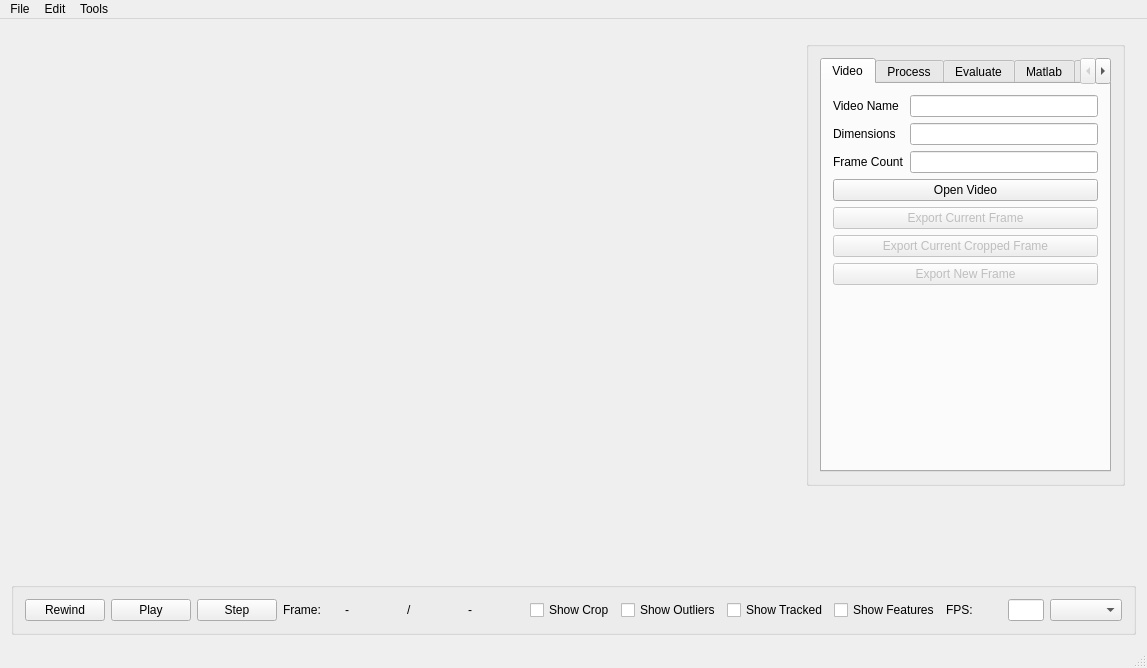
<?xml version="1.0" encoding="UTF-8"?>
<ui version="4.0">
 <class>MainWindow</class>
 <widget class="QMainWindow" name="MainWindow">
  <property name="geometry">
   <rect>
    <x>0</x>
    <y>0</y>
    <width>1147</width>
    <height>668</height>
   </rect>
  </property>
  <property name="sizePolicy">
   <sizepolicy hsizetype="Preferred" vsizetype="Expanding">
    <horstretch>0</horstretch>
    <verstretch>0</verstretch>
   </sizepolicy>
  </property>
  <property name="minimumSize">
   <size>
    <width>0</width>
    <height>0</height>
   </size>
  </property>
  <property name="maximumSize">
   <size>
    <width>16777215</width>
    <height>16777215</height>
   </size>
  </property>
  <property name="windowTitle">
   <string>Motion</string>
  </property>
  <widget class="QWidget" name="centralWidget">
   <property name="sizePolicy">
    <sizepolicy hsizetype="Preferred" vsizetype="Preferred">
     <horstretch>0</horstretch>
     <verstretch>0</verstretch>
    </sizepolicy>
   </property>
   <property name="minimumSize">
    <size>
     <width>0</width>
     <height>0</height>
    </size>
   </property>
   <layout class="QVBoxLayout" name="verticalLayout_2">
    <item>
     <widget class="QWidget" name="widget_2" native="true">
      <property name="sizePolicy">
       <sizepolicy hsizetype="Preferred" vsizetype="Preferred">
        <horstretch>0</horstretch>
        <verstretch>5</verstretch>
       </sizepolicy>
      </property>
      <property name="minimumSize">
       <size>
        <width>0</width>
        <height>0</height>
       </size>
      </property>
      <layout class="QHBoxLayout" name="horizontalLayout_2">
       <item>
        <widget class="QWidget" name="widget" native="true">
         <property name="minimumSize">
          <size>
           <width>0</width>
           <height>0</height>
          </size>
         </property>
         <layout class="QVBoxLayout" name="verticalLayout">
          <item>
           <widget class="QLabel" name="label">
            <property name="minimumSize">
             <size>
              <width>0</width>
              <height>0</height>
             </size>
            </property>
            <property name="text">
             <string/>
            </property>
           </widget>
          </item>
         </layout>
        </widget>
       </item>
       <item alignment="Qt::AlignTop">
        <widget class="QGroupBox" name="groupBox_2">
         <property name="sizePolicy">
          <sizepolicy hsizetype="Fixed" vsizetype="Maximum">
           <horstretch>0</horstretch>
           <verstretch>0</verstretch>
          </sizepolicy>
         </property>
         <property name="title">
          <string/>
         </property>
         <layout class="QVBoxLayout" name="verticalLayout_4">
          <item>
           <widget class="QTabWidget" name="tabWidget">
            <property name="currentIndex">
             <number>0</number>
            </property>
            <widget class="QWidget" name="videoInfoTab">
             <attribute name="title">
              <string>Video</string>
             </attribute>
             <layout class="QVBoxLayout" name="verticalLayout_6">
              <item>
               <layout class="QFormLayout" name="formLayout">
                <property name="fieldGrowthPolicy">
                 <enum>QFormLayout::AllNonFixedFieldsGrow</enum>
                </property>
                <item row="0" column="0">
                 <widget class="QLabel" name="videoNameLabel">
                  <property name="text">
                   <string>Video Name</string>
                  </property>
                 </widget>
                </item>
                <item row="0" column="1">
                 <widget class="QLineEdit" name="videoNameLineEdit">
                  <property name="readOnly">
                   <bool>true</bool>
                  </property>
                 </widget>
                </item>
                <item row="1" column="0">
                 <widget class="QLabel" name="dimensionsLabel">
                  <property name="text">
                   <string>Dimensions</string>
                  </property>
                 </widget>
                </item>
                <item row="1" column="1">
                 <widget class="QLineEdit" name="dimensionsLineEdit">
                  <property name="readOnly">
                   <bool>true</bool>
                  </property>
                 </widget>
                </item>
                <item row="3" column="0">
                 <widget class="QLabel" name="frameCountLabel_2">
                  <property name="text">
                   <string>Frame Count</string>
                  </property>
                 </widget>
                </item>
                <item row="3" column="1">
                 <widget class="QLineEdit" name="frameCountLineEdit">
                  <property name="readOnly">
                   <bool>true</bool>
                  </property>
                 </widget>
                </item>
               </layout>
              </item>
              <item>
               <widget class="QPushButton" name="openVideoButton">
                <property name="text">
                 <string>Open Video</string>
                </property>
               </widget>
              </item>
              <item>
               <widget class="QPushButton" name="exportCurrentFrameButton">
                <property name="enabled">
                 <bool>false</bool>
                </property>
                <property name="text">
                 <string>Export Current Frame</string>
                </property>
               </widget>
              </item>
              <item>
               <widget class="QPushButton" name="exportCurrentCroppedFrameButton">
                <property name="enabled">
                 <bool>false</bool>
                </property>
                <property name="text">
                 <string>Export Current Cropped Frame</string>
                </property>
               </widget>
              </item>
              <item>
               <widget class="QPushButton" name="exportNewFrameButton">
                <property name="enabled">
                 <bool>false</bool>
                </property>
                <property name="text">
                 <string>Export New Frame</string>
                </property>
               </widget>
              </item>
              <item>
               <spacer name="verticalSpacer_2">
                <property name="orientation">
                 <enum>Qt::Vertical</enum>
                </property>
                <property name="sizeHint" stdset="0">
                 <size>
                  <width>20</width>
                  <height>40</height>
                 </size>
                </property>
               </spacer>
              </item>
             </layout>
            </widget>
            <widget class="QWidget" name="processTab">
             <attribute name="title">
              <string>Process</string>
             </attribute>
             <layout class="QVBoxLayout" name="verticalLayout_3">
              <item>
               <widget class="QGroupBox" name="groupBox_5">
                <property name="title">
                 <string>Feature Detector</string>
                </property>
                <layout class="QVBoxLayout" name="verticalLayout_11">
                 <item>
                  <widget class="QRadioButton" name="gfttRadioButton">
                   <property name="enabled">
                    <bool>true</bool>
                   </property>
                   <property name="text">
                    <string>Good Features To Track</string>
                   </property>
                   <property name="checked">
                    <bool>true</bool>
                   </property>
                   <attribute name="buttonGroup">
                    <string notr="true">featureDetectionOptions</string>
                   </attribute>
                  </widget>
                 </item>
                 <item>
                  <widget class="QRadioButton" name="gftthRadioButton">
                   <property name="text">
                    <string>Good Features To Track (w. Harris)</string>
                   </property>
                   <attribute name="buttonGroup">
                    <string notr="true">featureDetectionOptions</string>
                   </attribute>
                  </widget>
                 </item>
                 <item>
                  <widget class="QRadioButton" name="siftRadioButton">
                   <property name="text">
                    <string>SIFT</string>
                   </property>
                   <attribute name="buttonGroup">
                    <string notr="true">featureDetectionOptions</string>
                   </attribute>
                  </widget>
                 </item>
                 <item>
                  <widget class="QRadioButton" name="surfRadioButton">
                   <property name="text">
                    <string>SURF</string>
                   </property>
                   <attribute name="buttonGroup">
                    <string notr="true">featureDetectionOptions</string>
                   </attribute>
                  </widget>
                 </item>
                 <item>
                  <widget class="QRadioButton" name="fastRadioButton">
                   <property name="text">
                    <string>FAST</string>
                   </property>
                   <attribute name="buttonGroup">
                    <string notr="true">featureDetectionOptions</string>
                   </attribute>
                  </widget>
                 </item>
                </layout>
                <zorder>gfttRadioButton</zorder>
                <zorder>fastRadioButton</zorder>
                <zorder>surfRadioButton</zorder>
                <zorder>siftRadioButton</zorder>
                <zorder>gftthRadioButton</zorder>
               </widget>
              </item>
              <item>
               <widget class="QPushButton" name="originalMotionButton">
                <property name="text">
                 <string>Process Old Video</string>
                </property>
               </widget>
              </item>
              <item>
               <widget class="QGroupBox" name="groupBox_6">
                <property name="title">
                 <string>New Camera Path</string>
                </property>
                <layout class="QVBoxLayout" name="verticalLayout_12">
                 <item>
                  <widget class="QCheckBox" name="maintainSalientFeatureCheckbox">
                   <property name="text">
                    <string>Keep Salient Feature Within Frame</string>
                   </property>
                  </widget>
                 </item>
                 <item>
                  <widget class="QCheckBox" name="centeredSalientFeatureCheckbox">
                   <property name="enabled">
                    <bool>false</bool>
                   </property>
                   <property name="text">
                    <string>Encourage Salient Feature Near Centre</string>
                   </property>
                  </widget>
                 </item>
                </layout>
               </widget>
              </item>
              <item>
               <widget class="QPushButton" name="newMotionButton">
                <property name="text">
                 <string>Build New Video</string>
                </property>
               </widget>
              </item>
              <item>
               <spacer name="verticalSpacer">
                <property name="orientation">
                 <enum>Qt::Vertical</enum>
                </property>
                <property name="sizeHint" stdset="0">
                 <size>
                  <width>20</width>
                  <height>40</height>
                 </size>
                </property>
               </spacer>
              </item>
             </layout>
            </widget>
            <widget class="QWidget" name="evaluateTab">
             <attribute name="title">
              <string>Evaluate</string>
             </attribute>
             <layout class="QVBoxLayout" name="verticalLayout_5">
              <item>
               <layout class="QFormLayout" name="formLayout_3">
                <item row="0" column="0">
                 <widget class="QLabel" name="previousMotionLabel">
                  <property name="text">
                   <string>Previous Motion</string>
                  </property>
                 </widget>
                </item>
                <item row="0" column="1">
                 <widget class="QComboBox" name="previousMotionComboBox"/>
                </item>
               </layout>
              </item>
              <item>
               <widget class="QPushButton" name="evaluateStillnessButton">
                <property name="text">
                 <string>Calculate</string>
                </property>
               </widget>
              </item>
              <item>
               <layout class="QFormLayout" name="formLayout_2">
                <property name="fieldGrowthPolicy">
                 <enum>QFormLayout::AllNonFixedFieldsGrow</enum>
                </property>
                <item row="0" column="0">
                 <widget class="QLabel" name="originalMovementScoreLabel">
                  <property name="text">
                   <string>Original Movement Score</string>
                  </property>
                 </widget>
                </item>
                <item row="0" column="1">
                 <widget class="QLineEdit" name="originalMovementScoreLineEdit">
                  <property name="readOnly">
                   <bool>true</bool>
                  </property>
                 </widget>
                </item>
                <item row="1" column="0">
                 <widget class="QLabel" name="newMovementScoreLabel">
                  <property name="text">
                   <string>New Movement Score</string>
                  </property>
                 </widget>
                </item>
                <item row="1" column="1">
                 <widget class="QLineEdit" name="newMovementScoreLineEdit">
                  <property name="readOnly">
                   <bool>true</bool>
                  </property>
                 </widget>
                </item>
                <item row="2" column="0">
                 <widget class="QLabel" name="improvementLabel">
                  <property name="text">
                   <string>% Improvement</string>
                  </property>
                 </widget>
                </item>
                <item row="2" column="1">
                 <widget class="QLineEdit" name="improvementLineEdit">
                  <property name="readOnly">
                   <bool>true</bool>
                  </property>
                 </widget>
                </item>
               </layout>
              </item>
             </layout>
            </widget>
            <widget class="QWidget" name="matlabTab">
             <attribute name="title">
              <string>Matlab</string>
             </attribute>
             <layout class="QGridLayout" name="gridLayout">
              <item row="0" column="0">
               <widget class="QGroupBox" name="groupBox_4">
                <property name="title">
                 <string>Original Motion Source</string>
                </property>
                <layout class="QVBoxLayout" name="verticalLayout_10">
                 <item>
                  <widget class="QComboBox" name="originalMotionSourceComboBox">
                   <item>
                    <property name="text">
                     <string>Global</string>
                    </property>
                   </item>
                  </widget>
                 </item>
                </layout>
               </widget>
              </item>
              <item row="2" column="0" colspan="2">
               <widget class="QGroupBox" name="groupBox_3">
                <property name="title">
                 <string>Export Data</string>
                </property>
                <layout class="QVBoxLayout" name="verticalLayout_8">
                 <item>
                  <widget class="QPushButton" name="exportDataToMatlabButton">
                   <property name="text">
                    <string>Export...</string>
                   </property>
                  </widget>
                 </item>
                </layout>
               </widget>
              </item>
              <item row="1" column="0" colspan="2">
               <widget class="QGroupBox" name="groupBox">
                <property name="title">
                 <string>Draw Graphs</string>
                </property>
                <layout class="QVBoxLayout" name="verticalLayout_7">
                 <item>
                  <layout class="QFormLayout" name="formLayout_4">
                   <property name="fieldGrowthPolicy">
                    <enum>QFormLayout::AllNonFixedFieldsGrow</enum>
                   </property>
                   <item row="0" column="0">
                    <widget class="QLabel" name="movementDirectionsLabel">
                     <property name="text">
                      <string>Movement Directions</string>
                     </property>
                    </widget>
                   </item>
                   <item row="0" column="1">
                    <layout class="QHBoxLayout" name="horizontalLayout">
                     <item>
                      <widget class="QCheckBox" name="showXAxisCheckbox">
                       <property name="text">
                        <string>X</string>
                       </property>
                       <property name="checked">
                        <bool>true</bool>
                       </property>
                      </widget>
                     </item>
                     <item>
                      <widget class="QCheckBox" name="showYAxisCheckbox">
                       <property name="text">
                        <string>Y</string>
                       </property>
                       <property name="checked">
                        <bool>true</bool>
                       </property>
                      </widget>
                     </item>
                    </layout>
                   </item>
                   <item row="1" column="0">
                    <widget class="QLabel" name="showLabel">
                     <property name="text">
                      <string>Show</string>
                     </property>
                    </widget>
                   </item>
                   <item row="1" column="1">
                    <layout class="QVBoxLayout" name="verticalLayout_9">
                     <item>
                      <widget class="QCheckBox" name="showOriginalGlobalMotionCheckbox">
                       <property name="text">
                        <string>Original Path</string>
                       </property>
                       <property name="checked">
                        <bool>false</bool>
                       </property>
                      </widget>
                     </item>
                     <item>
                      <widget class="QCheckBox" name="showNewGlobalMotionCheckbox">
                       <property name="text">
                        <string>Smoothed Path</string>
                       </property>
                      </widget>
                     </item>
                    </layout>
                   </item>
                  </layout>
                 </item>
                 <item>
                  <widget class="QPushButton" name="drawGraphButton">
                   <property name="enabled">
                    <bool>true</bool>
                   </property>
                   <property name="text">
                    <string>Draw</string>
                   </property>
                  </widget>
                 </item>
                </layout>
               </widget>
              </item>
             </layout>
            </widget>
            <widget class="QWidget" name="aboutTab">
             <attribute name="title">
              <string>About</string>
             </attribute>
             <layout class="QHBoxLayout" name="horizontalLayout_3">
              <item>
               <widget class="QTextBrowser" name="textBrowser">
                <property name="html">
                 <string>&lt;!DOCTYPE HTML PUBLIC &quot;-//W3C//DTD HTML 4.0//EN&quot; &quot;http://www.w3.org/TR/REC-html40/strict.dtd&quot;&gt;
&lt;html&gt;&lt;head&gt;&lt;meta name=&quot;qrichtext&quot; content=&quot;1&quot; /&gt;&lt;style type=&quot;text/css&quot;&gt;
p, li { white-space: pre-wrap; }
&lt;/style&gt;&lt;/head&gt;&lt;body style=&quot; font-family:'Ubuntu'; font-size:11pt; font-weight:400; font-style:normal;&quot;&gt;
&lt;p style=&quot; margin-top:0px; margin-bottom:0px; margin-left:0px; margin-right:0px; -qt-block-indent:0; text-indent:0px;&quot;&gt;Motion v0.2&lt;/p&gt;
&lt;p style=&quot; margin-top:0px; margin-bottom:0px; margin-left:0px; margin-right:0px; -qt-block-indent:0; text-indent:0px;&quot;&gt;Contact: osw09@imperial.ac.uk&lt;/p&gt;
&lt;p style=&quot; margin-top:0px; margin-bottom:0px; margin-left:0px; margin-right:0px; -qt-block-indent:0; text-indent:0px;&quot;&gt;Developed for Final Year Project&lt;/p&gt;
&lt;p style=&quot;-qt-paragraph-type:empty; margin-top:0px; margin-bottom:0px; margin-left:0px; margin-right:0px; -qt-block-indent:0; text-indent:0px;&quot;&gt;&lt;br /&gt;&lt;/p&gt;
&lt;p style=&quot; margin-top:0px; margin-bottom:0px; margin-left:0px; margin-right:0px; -qt-block-indent:0; text-indent:0px;&quot;&gt;Built Using OpenCV, Coin-LP Solver and Matlab Engine&lt;/p&gt;
&lt;p style=&quot;-qt-paragraph-type:empty; margin-top:0px; margin-bottom:0px; margin-left:0px; margin-right:0px; -qt-block-indent:0; text-indent:0px;&quot;&gt;&lt;br /&gt;&lt;/p&gt;
&lt;p style=&quot; margin-top:0px; margin-bottom:0px; margin-left:0px; margin-right:0px; -qt-block-indent:0; text-indent:0px;&quot;&gt;Oliver Wilkie 2013&lt;/p&gt;&lt;/body&gt;&lt;/html&gt;</string>
                </property>
               </widget>
              </item>
             </layout>
            </widget>
           </widget>
          </item>
         </layout>
        </widget>
       </item>
      </layout>
     </widget>
    </item>
    <item>
     <widget class="QGroupBox" name="playerControlsBox">
      <property name="sizePolicy">
       <sizepolicy hsizetype="Preferred" vsizetype="Preferred">
        <horstretch>0</horstretch>
        <verstretch>2</verstretch>
       </sizepolicy>
      </property>
      <property name="minimumSize">
       <size>
        <width>0</width>
        <height>0</height>
       </size>
      </property>
      <property name="maximumSize">
       <size>
        <width>16777215</width>
        <height>53</height>
       </size>
      </property>
      <property name="title">
       <string/>
      </property>
      <layout class="QHBoxLayout" name="horizontalLayout_4">
       <item>
        <widget class="QPushButton" name="rewindButton">
         <property name="text">
          <string>Rewind</string>
         </property>
        </widget>
       </item>
       <item>
        <widget class="QPushButton" name="playButton">
         <property name="text">
          <string>Play</string>
         </property>
        </widget>
       </item>
       <item>
        <widget class="QPushButton" name="stepButton">
         <property name="text">
          <string>Step</string>
         </property>
        </widget>
       </item>
       <item>
        <widget class="QLabel" name="label_2">
         <property name="text">
          <string>Frame:</string>
         </property>
        </widget>
       </item>
       <item>
        <widget class="QLabel" name="currentFrameLabel">
         <property name="text">
          <string>-</string>
         </property>
        </widget>
       </item>
       <item>
        <widget class="QLabel" name="label_4">
         <property name="text">
          <string>/</string>
         </property>
        </widget>
       </item>
       <item>
        <widget class="QLabel" name="frameCountLabel">
         <property name="text">
          <string>-</string>
         </property>
        </widget>
       </item>
       <item>
        <widget class="QCheckBox" name="showCropboxCheckbox">
         <property name="text">
          <string>Show Crop</string>
         </property>
        </widget>
       </item>
       <item>
        <widget class="QCheckBox" name="showOutliersCheckbox">
         <property name="text">
          <string>Show Outliers</string>
         </property>
        </widget>
       </item>
       <item>
        <widget class="QCheckBox" name="showTrackedCheckbox">
         <property name="text">
          <string>Show Tracked</string>
         </property>
        </widget>
       </item>
       <item>
        <widget class="QCheckBox" name="showFeaturesCheckbox">
         <property name="text">
          <string>Show Features</string>
         </property>
        </widget>
       </item>
       <item>
        <widget class="QLabel" name="label_3">
         <property name="text">
          <string>FPS:</string>
         </property>
        </widget>
       </item>
       <item>
        <widget class="QLineEdit" name="frameRate">
         <property name="maximumSize">
          <size>
           <width>36</width>
           <height>16777215</height>
          </size>
         </property>
         <property name="alignment">
          <set>Qt::AlignCenter</set>
         </property>
        </widget>
       </item>
       <item>
        <widget class="QComboBox" name="videoCombobox"/>
       </item>
      </layout>
     </widget>
    </item>
   </layout>
   <zorder>playerControlsBox</zorder>
   <zorder>widget_2</zorder>
  </widget>
  <widget class="QMenuBar" name="menuBar">
   <property name="geometry">
    <rect>
     <x>0</x>
     <y>0</y>
     <width>1147</width>
     <height>25</height>
    </rect>
   </property>
   <widget class="QMenu" name="menuFile">
    <property name="title">
     <string>File</string>
    </property>
    <addaction name="actionOpen_Video"/>
    <addaction name="actionSave_Result"/>
   </widget>
   <widget class="QMenu" name="menuEdit">
    <property name="title">
     <string>Edit</string>
    </property>
    <addaction name="actionCrop_Box"/>
    <addaction name="actionMatlab_Function"/>
   </widget>
   <widget class="QMenu" name="menuEvaluate">
    <property name="title">
     <string>Tools</string>
    </property>
    <addaction name="actionMark_Original_Movement"/>
   </widget>
   <addaction name="menuFile"/>
   <addaction name="menuEdit"/>
   <addaction name="menuEvaluate"/>
  </widget>
  <widget class="QStatusBar" name="statusBar"/>
  <action name="actionOpen_Video">
   <property name="text">
    <string>Open Video</string>
   </property>
   <property name="shortcut">
    <string>Ctrl+O</string>
   </property>
  </action>
  <action name="actionCrop_Box">
   <property name="enabled">
    <bool>false</bool>
   </property>
   <property name="text">
    <string>Crop Box</string>
   </property>
   <property name="shortcut">
    <string>Ctrl+C</string>
   </property>
  </action>
  <action name="actionSave_Result">
   <property name="enabled">
    <bool>false</bool>
   </property>
   <property name="text">
    <string>Save Result</string>
   </property>
   <property name="shortcut">
    <string>Ctrl+S</string>
   </property>
  </action>
  <action name="actionMark_Original_Movement">
   <property name="text">
    <string>Manual Tracker</string>
   </property>
  </action>
  <action name="actionMatlab_Function">
   <property name="text">
    <string>Matlab Function Path</string>
   </property>
  </action>
  <action name="actionExport_Frame">
   <property name="text">
    <string>Export Frame</string>
   </property>
  </action>
 </widget>
 <layoutdefault spacing="6" margin="11"/>
 <resources/>
 <connections>
  <connection>
   <sender>maintainSalientFeatureCheckbox</sender>
   <signal>toggled(bool)</signal>
   <receiver>centeredSalientFeatureCheckbox</receiver>
   <slot>setEnabled(bool)</slot>
   <hints>
    <hint type="sourcelabel">
     <x>851</x>
     <y>353</y>
    </hint>
    <hint type="destinationlabel">
     <x>854</x>
     <y>379</y>
    </hint>
   </hints>
  </connection>
  <connection>
   <sender>openVideoButton</sender>
   <signal>clicked()</signal>
   <receiver>actionOpen_Video</receiver>
   <slot>trigger()</slot>
   <hints>
    <hint type="sourcelabel">
     <x>950</x>
     <y>295</y>
    </hint>
    <hint type="destinationlabel">
     <x>-1</x>
     <y>-1</y>
    </hint>
   </hints>
  </connection>
 </connections>
 <buttongroups>
  <buttongroup name="featureDetectionOptions"/>
 </buttongroups>
</ui>
